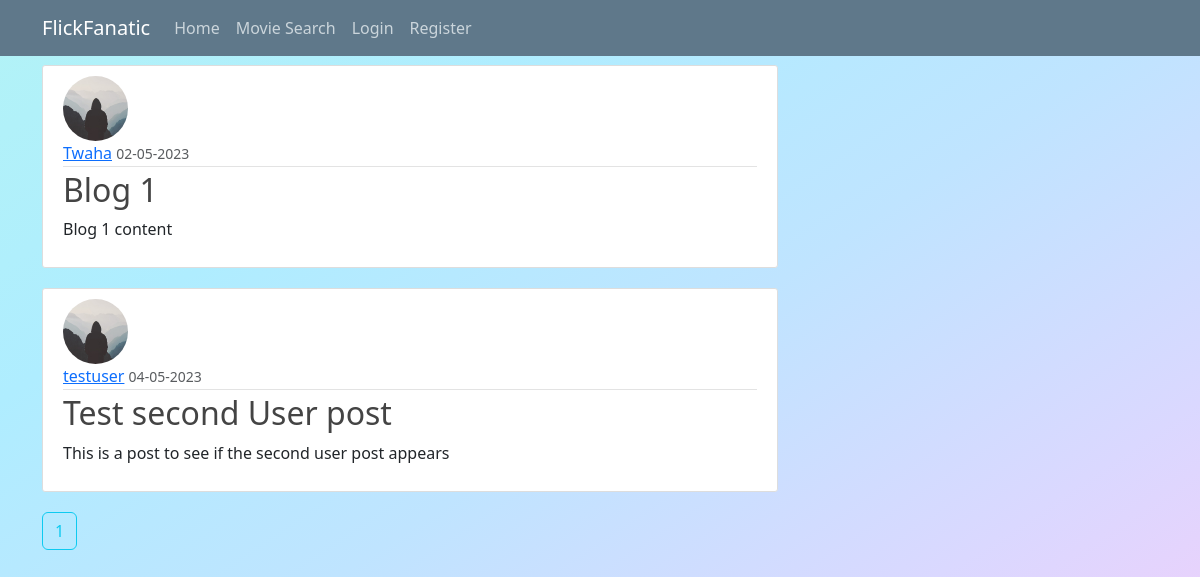
Page /home on the earlier database version.
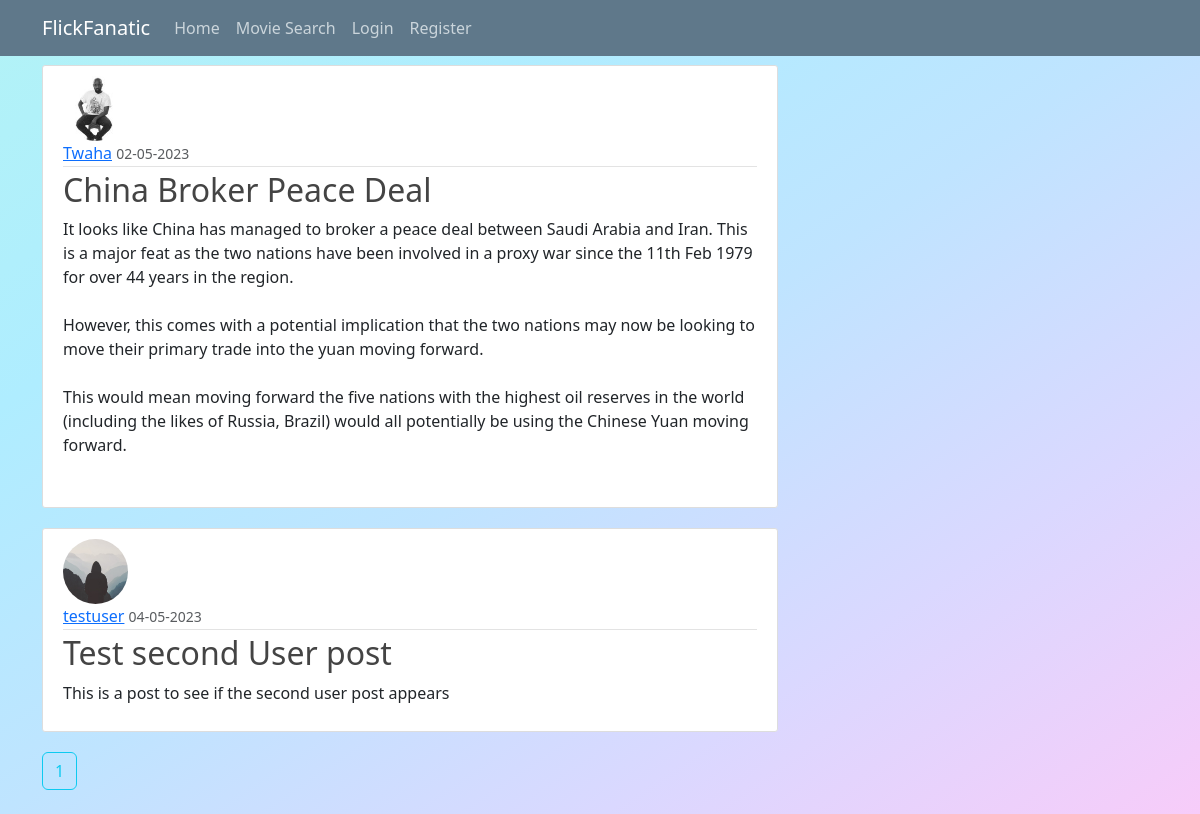
Same page on the later database version.
### flickfanatic/models.py (models this page shows, shortened)
class Post(db.Model):
    id = db.Column(db.Integer, primary_key=True)
    title = db.Column(db.String(100), nullable=False)
    date_posted = db.Column(db.DateTime, nullable=False, default=datetime.utcnow)
    content = db.Column(db.Text, nullable=False)
    user_id = db.Column(db.Integer, db.ForeignKey('user.id'), nullable=False)

class User(db.Model, UserMixin):
    id = db.Column(db.Integer, primary_key=True)
    username = db.Column(db.String(20), unique=True, nullable=False)
    email = db.Column(db.String(120), unique=True, nullable=False)
    image_file = db.Column(db.String(20), nullable=False, default='default.jpg')
    password = db.Column(db.String(60), nullable=False)
    posts = db.relationship('Post', backref='author', lazy=True)

### flickfanatic/routes.py (the view)
@app.route("/")
@app.route("/home")
def home():
    page = request.args.get('page', 1, type=int)
    posts = Post.query.paginate(page=page, per_page=5)
    return render_template('home.html', posts=posts)

### flickfanatic/templates/home.html (shortened to what this page needs)
{% extends "base.html" %}
{% block content %}
    {% for post in posts.items %}
        <article class="media content-section">
            <img class="rounded-circle article-img" src="{{ url_for('static', filename='profile_pics/' + post.author.image_file) }}">
            <div class="media-body">
                <div class="article-metadata">
                    <a class="mr-2" href="#">{{ post.author.username }}</a>
                    <small class="text-muted">{{ post.date_posted.strftime('%d-%m-%Y') }}</small>
                </div>
                <h2><a class="article-title" href="{{ url_for('post', post_id=post.id) }}">{{ post.title }}</a></h2>
                <p class="article-content">{{ post.content }}</p>
            </div>
        </article>
    {% endfor %}
    {% for page_num in posts.iter_pages(left_edge=1, right_edge=1, left_current=1, right_current=2) %}
        {% if page_num %}
            {% if posts.page == page_num %}
                <a class="btn btn-outline-info mb-4" href="{{ url_for('home', page=page_num) }}">{{ page_num }}</a>
            {% else %}
                <a class="btn btn-outline-secondary mb-4" href="{{ url_for('home', page=page_num) }}">{{ page_num }}</a>
            {% endif %}
        {% else %}
            ...
        {% endif %}
    {% endfor %}
{% endblock %}

### flickfanatic/templates/base.html (shortened to what this page needs)
<!DOCTYPE html>
<html lang="en">
<head>
  <link rel="stylesheet" type="text/css" href="{{ url_for('static',filename='styles/style.css') }}">
  <link href="https://cdn.jsdelivr.net/npm/bootstrap@5.3.0-alpha3/dist/css/bootstrap.min.css" rel="stylesheet">
</head>
<body>
    <header class="site-header">
      <nav class="navbar navbar-expand-md navbar-dark bg-steel fixed-top">
        <div class="container">
          <a class="navbar-brand mr-4" href="/">FlickFanatic</a>
          <div class="collapse navbar-collapse justify-content-end-collapse" id="navbarSupportedContent">
            <div class="navbar-nav mr-auto">
              <a class="nav-item nav-link" href="{{ url_for('home') }}">Home</a>
              <a class="nav-item nav-link" href="{{ url_for('search') }}">Movie Search</a>
            </div>
            <div class="navbar-nav">
              {% if current_user.is_authenticated %}
                <a class="nav-item nav-link" href="{{ url_for('new_post') }}">New Post</a>
                <a class="nav-item nav-link" href="{{ url_for('account') }}">Account</a>
                <a class="nav-item nav-link" href="{{ url_for('logout') }}">Logout</a>
              {% else %}
                <a class="nav-item nav-link" href="{{ url_for('login') }}">Login</a>
                <a class="nav-item nav-link" href="{{ url_for('register') }}">Register</a>
              {% endif %}
            </div>
          </div>
        </div>
      </nav>
    </header>
    <main role="main" class="container">
      <div class="row">
        <div class="col-md-8">
          {% block content %}{% endblock %}
        </div>
      </div>
    </main>
</body>
</html>

### flickfanatic/static/styles/style.css (style rules this page uses)
html { height: 100%; }
body { background-image: linear-gradient(to left top, #f7ccf9, #dad8ff, #bfe4ff, #afedff, #b2f3f6); margin-top: 5rem; padding-top: 65px; height: 100%; margin: 0; background-repeat: no-repeat; background-attachment: fixed; }
h1,h2,h3,h4,h5,h6 { color: #444444; }
.bg-steel { background-color: #5f788a; }
.site-header .navbar-nav .nav-link { color: #cbd5db; }
.content-section { background: #ffffff; padding: 10px 20px; border: 1px solid #dddddd; border-radius: 3px; margin-bottom: 20px; }
.article-title { color: #444444; text-decoration: none; }
.article-content { white-space: pre-line; }
.article-img { height: 65px; width: 65px; margin-right: 16px; }
.article-metadata { padding-bottom: 1px; margin-bottom: 4px; border-bottom: 1px solid #e3e3e3; }

Differences in the rows shown:
changed Post "Twaha": image_file: picture added in place of a placeholder; title "Blog 1" → "China Broker Peace Deal"; content "Blog 1 content" → "It looks like China has managed to broker a peace deal between Saudi Arabia and Iran. This is a major feat as the two nations have been involved in a proxy war since the 11th Feb 1979 for over 44 years in the region. However, this comes with a potential implication that the two nations may now be looking to move their primary trade into the yuan moving forward. This would mean moving forward the five nations with the highest oil reserves in the world (including the likes of Russia, Brazil) would all potentially be using the Chinese Yuan moving forward."
